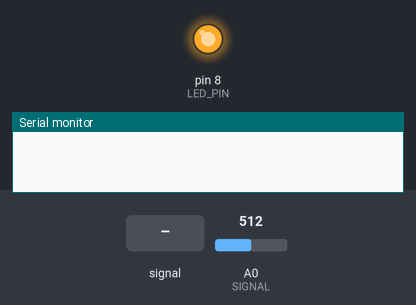
A sketch run on a simulated Arduino Uno, built with avr-gcc and run on an emulated ATmega328P. Shown: output pins drawn as LEDs (lit = HIGH), the last lines printed to the serial monitor. Inputs (shaded band) come from the test bench; at power-on: A0 (SIGNAL) = 512.

Above: at 20.8 s.
20.9 s: A0 (SIGNAL) fed a 200 Hz sine of ±81 counts around its level
23.9 s: A0 (SIGNAL) set to 496
25.4 s: A0 (SIGNAL) set to 0
At 26.6 s:
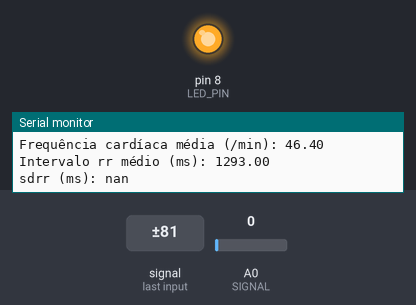
26.9 s: A0 (SIGNAL) set to 122
At 28.1 s:
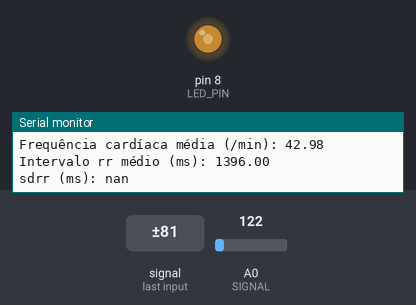
Timing chart, 0 to 29.4 s (numbered marks = the images above; inputs shaded):
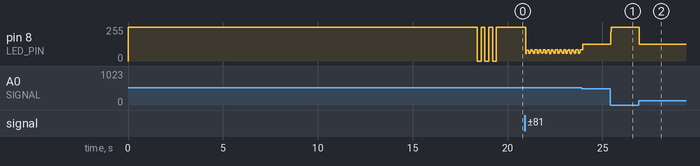

The sketch:

sketch_jul11a.ino
```cpp
#define SIGNAL 0
#define LED_PIN 8
#define LED_DESLIGADO 1
#define LED_LIGADO 0
#define NSAMPLES 32767
#define LOWER_RR_THRESHOLD 500
#define UPPER_RR_THRESHOLD 2000

bool led_state = false;

// parametros de detecção de pulso

int counter = 0;
double signalavg = 0;
int signalmax = 0;
int cutoff = 500;
double signalsum = 0.0;
double signalsumsq = 0.0;
double signalsd = 0.0;
int now = 0;
int before = 0;
int rr = 0;
bool firstbeat = false;
long int rrsum = 0;
long int rrsumsq = 0;
double avgrr = 0.0;
double sdrr = 0.0;
double avghr = 0.0;
long int inicio = 0;

// função que retorna a mediana de 5 valores
int median5(int a, int b, int c, int d, int e) {

  if (a > b) {
    int temp = a;
    a = b;
    b = temp;
  }

  if (b > c) {
    int temp = b;
    b = c;
    c = temp;
  }

  if (c > d) {
    int temp = c;
    c = d;
    d = temp;
  }

  if (d > e) {
    int temp = d;
    d = e;
    e = temp;
  }

  if (a > b) {
    int temp = a;
    a = b;
    b = temp;
  }

  if (b > c) {
    int temp = b;
    b = c;
    c = temp;
  }

  if (c > d) {
    int temp = c;
    c = d;
    d = temp;
  }

  if (a > b) {
    int temp = a;
    a = b;
    b = temp;
  }

  if (b > c) {
    int temp = b;
    b = c;
    c = temp;
  }

  if (a > b) {
    int temp = a;
    a = b;
    b = temp;
  }

  return c;

}

void setup() {
  Serial.begin(115200);
  pinMode(SIGNAL, INPUT);
  pinMode(LED_PIN, OUTPUT);
  digitalWrite(LED_PIN, LED_DESLIGADO);
  for (int i = 0; i < NSAMPLES; ++i) {
    int x = analogRead(SIGNAL);
    int y = analogRead(SIGNAL);
    int z = analogRead(SIGNAL);
    int t = analogRead(SIGNAL);
    int w = analogRead(SIGNAL);
    x = median5(x,y,z,t,w);
    signalsum += x;
    signalsumsq += x*x;
    if (x > signalmax) {
      signalmax = x;
    }
  }

  signalavg = signalsum / NSAMPLES;
  signalsd = sqrt(signalsumsq / NSAMPLES - signalavg * signalavg);

  cutoff = int (signalavg + signalsd);
  for (int i = 0; i < 3; ++i) {
  digitalWrite(LED_PIN, LED_LIGADO);
  delay(200);
  digitalWrite(LED_PIN, LED_DESLIGADO);
  delay(200);
  }
  digitalWrite(LED_PIN, LED_LIGADO);
  inicio = millis();
}

void loop() {
  int x = analogRead(SIGNAL);
  int y = analogRead(SIGNAL);
  int z = analogRead(SIGNAL);
  int t = analogRead(SIGNAL);
  int w = analogRead(SIGNAL);
  x = median5(x,y,z,t,w);
//  Serial.println(x);
  if (x > cutoff && led_state == false) {
    digitalWrite(LED_PIN, LED_LIGADO);
    led_state = true;
    if (firstbeat) {
      now = millis();
      rr = now-before;
      before = now;
      if (rr > LOWER_RR_THRESHOLD && rr < UPPER_RR_THRESHOLD) {
        ++counter;
        rrsum += rr;
        rrsumsq += rr*rr;
        avgrr = rrsum / counter;
        avghr = 60000 /avgrr;
        sdrr = sqrt(rrsumsq / counter - avgrr * avgrr);
        if (now - inicio <= 300000) {
          Serial.print("Frequência cardíaca média (/min): ");
          Serial.println(avghr);
          Serial.print("Intervalo rr médio (ms): ");
          Serial.println(avgrr);
          Serial.print("sdrr (ms): ");
          Serial.println(sdrr);
        }
        else Serial.println("Resultado final acima.");
      }
    } else {
      now = millis();
      before = now;
      firstbeat = true;
      digitalWrite(LED_PIN, LED_DESLIGADO);
    }
  }
  else if (x < signalavg && led_state == true) {
    digitalWrite(LED_PIN, LED_DESLIGADO);
    led_state = false;
  }
}
```

Measured:
- after the input at 25.4 s, pin 8 (LED_PIN): 126/255 → 255/255 at once
- after the input at 26.9 s, pin 8 (LED_PIN): 255/255 → 126/255 after 0.05 s
